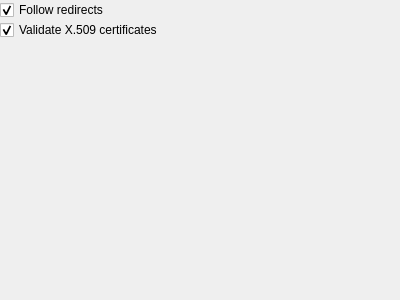
<?xml version="1.0" encoding="UTF-8"?>
<ui version="4.0">
 <class>RequestSettingsWidget</class>
 <widget class="QWidget" name="RequestSettingsWidget">
  <property name="geometry">
   <rect>
    <x>0</x>
    <y>0</y>
    <width>400</width>
    <height>300</height>
   </rect>
  </property>
  <property name="windowTitle">
   <string>Form</string>
  </property>
  <layout class="QVBoxLayout" name="verticalLayout">
   <property name="spacing">
    <number>0</number>
   </property>
   <property name="leftMargin">
    <number>0</number>
   </property>
   <property name="topMargin">
    <number>0</number>
   </property>
   <property name="rightMargin">
    <number>0</number>
   </property>
   <property name="bottomMargin">
    <number>0</number>
   </property>
   <item>
    <widget class="QCheckBox" name="enabledFollowRedirects">
     <property name="text">
      <string>Follow redirects</string>
     </property>
     <property name="checked">
      <bool>true</bool>
     </property>
    </widget>
   </item>
   <item>
    <widget class="QCheckBox" name="enableValidateX509Certificates">
     <property name="text">
      <string>Validate X.509 certificates</string>
     </property>
     <property name="checked">
      <bool>true</bool>
     </property>
    </widget>
   </item>
   <item>
    <spacer name="verticalSpacer">
     <property name="orientation">
      <enum>Qt::Vertical</enum>
     </property>
     <property name="sizeHint" stdset="0">
      <size>
       <width>20</width>
       <height>265</height>
      </size>
     </property>
    </spacer>
   </item>
  </layout>
 </widget>
 <resources/>
 <connections/>
</ui>
